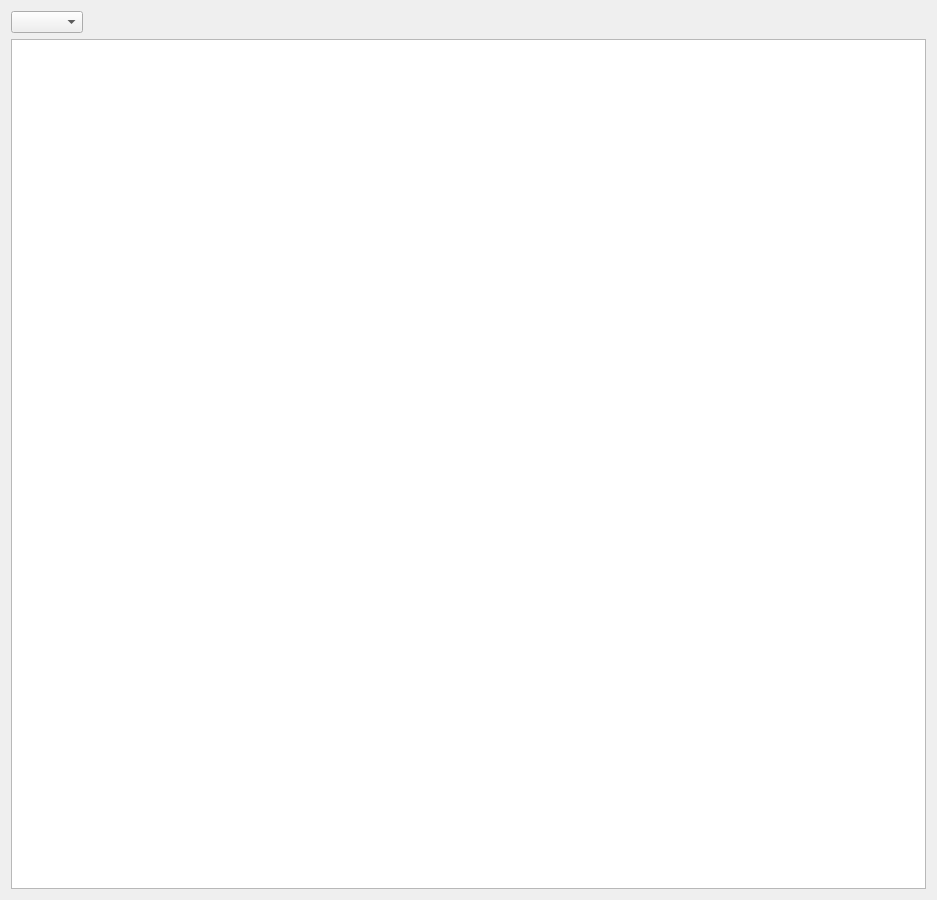
<?xml version="1.0" encoding="UTF-8"?>
<ui version="4.0">
 <class>HeatMapWidget</class>
 <widget class="QWidget" name="HeatMapWidget">
  <property name="geometry">
   <rect>
    <x>0</x>
    <y>0</y>
    <width>937</width>
    <height>900</height>
   </rect>
  </property>
  <property name="windowTitle">
   <string>Form</string>
  </property>
  <layout class="QGridLayout" name="gridLayout">
   <item row="1" column="0">
    <layout class="QVBoxLayout" name="verticalLayout">
     <item>
      <widget class="QGraphicsView" name="graphicsView"/>
     </item>
    </layout>
   </item>
   <item row="0" column="0">
    <layout class="QHBoxLayout" name="horizontalLayout">
     <item>
      <widget class="QComboBox" name="comboSerieSelector"/>
     </item>
     <item>
      <spacer name="horizontalSpacer">
       <property name="orientation">
        <enum>Qt::Orientation::Horizontal</enum>
       </property>
       <property name="sizeHint" stdset="0">
        <size>
         <width>40</width>
         <height>20</height>
        </size>
       </property>
      </spacer>
     </item>
    </layout>
   </item>
  </layout>
 </widget>
 <resources/>
 <connections/>
</ui>
